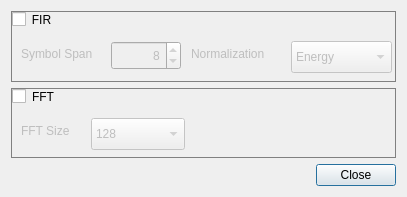
<?xml version="1.0" encoding="UTF-8"?>
<ui version="4.0">
 <class>RRCFilterDialog</class>
 <widget class="QDialog" name="RRCFilterDialog">
  <property name="geometry">
   <rect>
    <x>0</x>
    <y>0</y>
    <width>407</width>
    <height>197</height>
   </rect>
  </property>
  <property name="windowTitle">
   <string>RRC Filter Settings</string>
  </property>
  <layout class="QVBoxLayout" name="verticalLayout">
   <item>
    <widget class="QGroupBox" name="firGroup">
     <property name="minimumSize">
      <size>
       <width>370</width>
       <height>70</height>
      </size>
     </property>
     <property name="toolTip">
      <string>Use a FIR RRC filter</string>
     </property>
     <property name="styleSheet">
      <string notr="true">QGroupBox { 
     border: 1px solid gray; 
 } </string>
     </property>
     <property name="title">
      <string>FIR</string>
     </property>
     <property name="checkable">
      <bool>true</bool>
     </property>
     <property name="checked">
      <bool>false</bool>
     </property>
     <widget class="QLabel" name="symbolSpanLabel">
      <property name="geometry">
       <rect>
        <x>10</x>
        <y>30</y>
        <width>91</width>
        <height>26</height>
       </rect>
      </property>
      <property name="text">
       <string>Symbol Span</string>
      </property>
     </widget>
     <widget class="QSpinBox" name="symbolSpan">
      <property name="geometry">
       <rect>
        <x>100</x>
        <y>30</y>
        <width>70</width>
        <height>29</height>
       </rect>
      </property>
      <property name="toolTip">
       <string>Symbol span</string>
      </property>
      <property name="alignment">
       <set>Qt::AlignRight|Qt::AlignTrailing|Qt::AlignVCenter</set>
      </property>
      <property name="minimum">
       <number>6</number>
      </property>
      <property name="maximum">
       <number>12</number>
      </property>
      <property name="value">
       <number>8</number>
      </property>
     </widget>
     <widget class="QLabel" name="normalizationLabel">
      <property name="geometry">
       <rect>
        <x>180</x>
        <y>30</y>
        <width>101</width>
        <height>26</height>
       </rect>
      </property>
      <property name="text">
       <string>Normalization</string>
      </property>
     </widget>
     <widget class="QComboBox" name="normalization">
      <property name="geometry">
       <rect>
        <x>280</x>
        <y>30</y>
        <width>101</width>
        <height>32</height>
       </rect>
      </property>
      <property name="toolTip">
       <string>RRC normalization type</string>
      </property>
      <item>
       <property name="text">
        <string>Energy</string>
       </property>
      </item>
      <item>
       <property name="text">
        <string>Amplitude</string>
       </property>
      </item>
      <item>
       <property name="text">
        <string>Gain</string>
       </property>
      </item>
     </widget>
    </widget>
   </item>
   <item>
    <widget class="QGroupBox" name="fftGroup">
     <property name="minimumSize">
      <size>
       <width>370</width>
       <height>70</height>
      </size>
     </property>
     <property name="toolTip">
      <string>Use a FFT RRC filter</string>
     </property>
     <property name="styleSheet">
      <string notr="true">QGroupBox { 
     border: 1px solid gray; 
 } </string>
     </property>
     <property name="title">
      <string>FFT</string>
     </property>
     <property name="checkable">
      <bool>true</bool>
     </property>
     <property name="checked">
      <bool>false</bool>
     </property>
     <widget class="QLabel" name="fftSizeLabel">
      <property name="geometry">
       <rect>
        <x>10</x>
        <y>30</y>
        <width>81</width>
        <height>26</height>
       </rect>
      </property>
      <property name="text">
       <string>FFT Size</string>
      </property>
     </widget>
     <widget class="QComboBox" name="fftSize">
      <property name="geometry">
       <rect>
        <x>80</x>
        <y>30</y>
        <width>94</width>
        <height>32</height>
       </rect>
      </property>
      <property name="toolTip">
       <string>Size of FFT filter</string>
      </property>
      <item>
       <property name="text">
        <string>128</string>
       </property>
      </item>
      <item>
       <property name="text">
        <string>256</string>
       </property>
      </item>
      <item>
       <property name="text">
        <string>512</string>
       </property>
      </item>
      <item>
       <property name="text">
        <string>1024</string>
       </property>
      </item>
      <item>
       <property name="text">
        <string>2048</string>
       </property>
      </item>
      <item>
       <property name="text">
        <string>4096</string>
       </property>
      </item>
      <item>
       <property name="text">
        <string>8192</string>
       </property>
      </item>
     </widget>
    </widget>
   </item>
   <item>
    <widget class="QDialogButtonBox" name="buttonBox">
     <property name="orientation">
      <enum>Qt::Horizontal</enum>
     </property>
     <property name="standardButtons">
      <set>QDialogButtonBox::Close</set>
     </property>
    </widget>
   </item>
  </layout>
 </widget>
 <resources/>
 <connections>
  <connection>
   <sender>buttonBox</sender>
   <signal>accepted()</signal>
   <receiver>RRCFilterDialog</receiver>
   <slot>accept()</slot>
   <hints>
    <hint type="sourcelabel">
     <x>248</x>
     <y>254</y>
    </hint>
    <hint type="destinationlabel">
     <x>157</x>
     <y>274</y>
    </hint>
   </hints>
  </connection>
  <connection>
   <sender>buttonBox</sender>
   <signal>rejected()</signal>
   <receiver>RRCFilterDialog</receiver>
   <slot>reject()</slot>
   <hints>
    <hint type="sourcelabel">
     <x>316</x>
     <y>260</y>
    </hint>
    <hint type="destinationlabel">
     <x>286</x>
     <y>274</y>
    </hint>
   </hints>
  </connection>
 </connections>
</ui>
